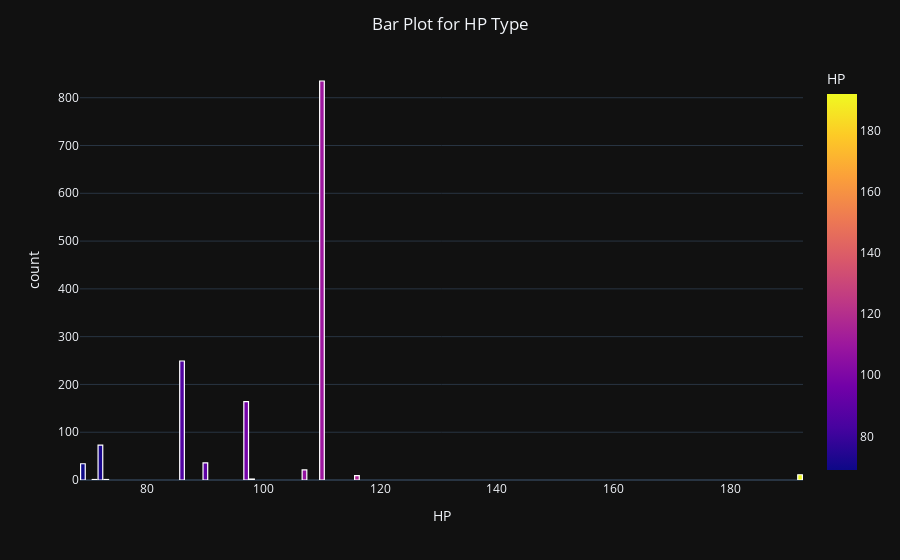

Notebook source saved alongside this figure:
### Code cell
fig = px.bar(HP,x='HP',y='count',template='plotly_dark',color='HP') #Ploting the bar plot for fuel type column
fig.update_traces(marker_line_color='white',marker_line_width=1.2)
fig.update_layout(title='Bar Plot for HP Type',title_x=0.5)
fig.show()

### Figure 1 — Plotly figure (JSON) as saved in the notebook; plotly's stock layout.template omitted (floating-point values rounded to 4 significant figures)
{"data": [{"alignmentgroup": "True", "hovertemplate": "HP=%{marker.color}<br>count=%{y}<extra></extra>", "legendgroup": "", "marker": {"color": [110, 86, 97, 72, 90, 69, 107, 192, 116, 98, 71, 73], "coloraxis": "coloraxis", "line": {"color": "white", "width": 1.2}, "pattern": {"shape": ""}}, "name": "", "offsetgroup": "", "orientation": "v", "showlegend": false, "textposition": "auto", "type": "bar", "x": [110, 86, 97, 72, 90, 69, 107, 192, 116, 98, 71, 73], "xaxis": "x", "y": [835, 249, 164, 73, 36, 34, 21, 11, 9, 2, 1, 1], "yaxis": "y"}], "layout": {"autosize": true, "barmode": "relative", "coloraxis": {"colorbar": {"title": {"text": "HP"}}, "colorscale": [[0, "#0d0887"], [0.1111, "#46039f"], [0.2222, "#7201a8"], [0.3333, "#9c179e"], [0.4444, "#bd3786"], [0.5556, "#d8576b"], [0.6667, "#ed7953"], [0.7778, "#fb9f3a"], [0.8889, "#fdca26"], [1, "#f0f921"]]}, "legend": {"tracegroupgap": 0}, "margin": {"t": 60}, "title": {"text": "Bar Plot for HP Type", "x": 0.5}, "xaxis": {"anchor": "y", "autorange": true, "domain": [0, 1], "range": [68.5, 192.5], "title": {"text": "HP"}, "type": "linear"}, "yaxis": {"anchor": "x", "autorange": true, "domain": [0, 1], "range": [0, 878.9], "title": {"text": "count"}, "type": "linear"}}}
